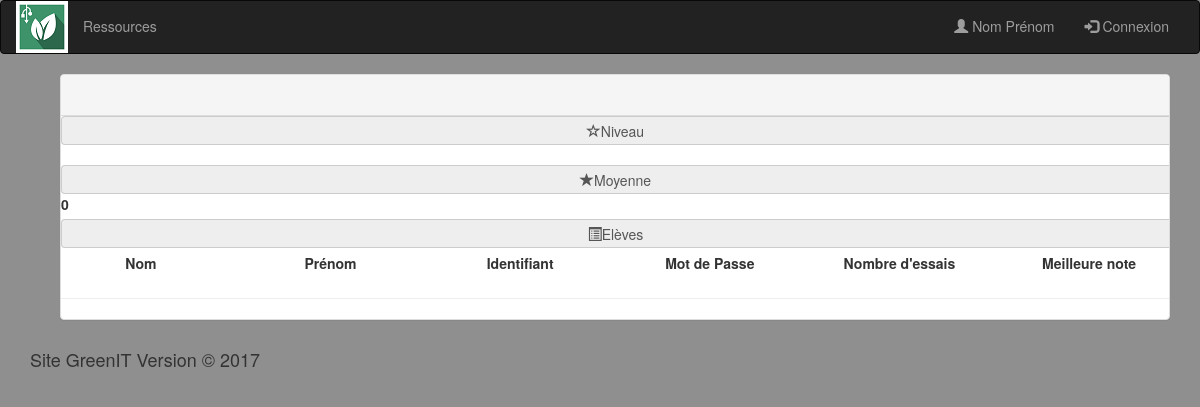
The app's page /Controler/viewClass.ctrl.php?idClasse=1BH1, older data.
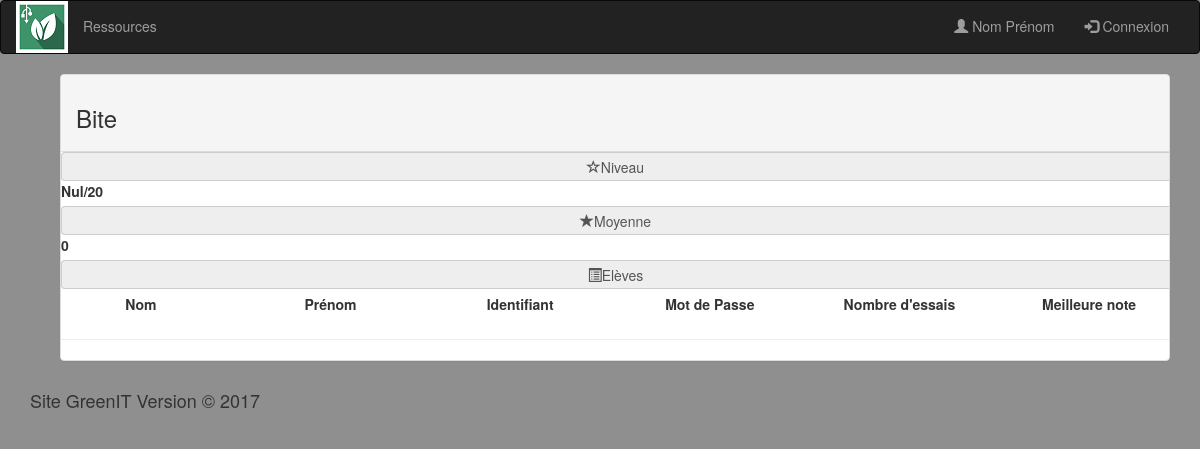
The same page, newer data.
### tables this page shows
CREATE TABLE "Classe" (
	`IdClasse`	TEXT NOT NULL UNIQUE,
	`IdProf`	INTEGER NOT NULL,
	`Niveau`	TEXT NOT NULL,
	`Nom`	TEXT NOT NULL UNIQUE,
	PRIMARY KEY(`IdClasse`,`IdProf`)
);

### Model/DAO/EleveDAO.class.php (called while the page is built, shortened)
<?php
class EleveDAO{
    private $db;
    function __construct($path){
        $database = 'sqlite:'.$path;
        try{
            $this->db = new PDO($database);
            $this->db->setAttribute(PDO::ATTR_ERRMODE, PDO::ERRMODE_WARNING );
        } catch (PDOException $error){
            die($error->getMessage());
        }
    }
    function getEleveFromIdClasse($idClasse){
        $query = "SELECT * FROM Eleve WHERE IdClasse='$idClasse'";
        $statement = $this->db->query($query);
        if($statement){
            $result = $statement->fetchAll();
            return $result;
        } else {
            die('Error reading on getClasseFromIdClasse():'+$statement);
        }
    }
}

### Model/DAO/ClasseDAO.class.php (called while the page is built, shortened)
<?php
class ClasseDAO{
    private $db;
    function __construct($path){
        $database = 'sqlite:'.$path;
        try{
            $this->db = new PDO($database);
            $this->db->setAttribute( PDO::ATTR_ERRMODE, PDO::ERRMODE_WARNING );
        } catch (PDOException $error){
            die($error->getMessage());
        }
    }
    function getClasseFromId($idClasse){
        $query = "SELECT * FROM Classe WHERE idClasse='$idClasse'";
        $statement = $this->db->query($query);
        if($statement){
            $result = $statement->fetchAll();
            return $result;
        } else {
            die('Error reading on getAllClasseProf():'+$statement);
        }
    }
}

### View/detailClasse.view.php (the view, shortened to what this page needs)
<?php
include("header.view.php");
?>
    <div class="container">
        <div class="container">
            <div class="classeProf col-xs-12">
                <div class="panel panel-default">
                    <div class="panel-heading">
                        <h3><?= $data['classe']['Nom']?></a></h3>
                    </div>
                    <div class="panel-primary">
                        <span class="input-group-addon"><i class="glyphicon glyphicon-star-empty"></i>Niveau </span>
                        <label class="text-center"><?= $data['classe']['Niveau']?></label>
                    </div>
                    <div class="panel-primary">
                        <span class="input-group-addon"><i class="glyphicon glyphicon-star"></i>Moyenne </span>
                        <label id="labelMoyenne" class="text-center">0</label>
                    </div>
                    <div class="panel-primary">
                        <span class="input-group-addon"><i class="glyphicon glyphicon-list-alt"></i>Elèves </span>
                        <div class="row m-b-xs m-t-xs">
                            <label class="text-center col-xs-2">Nom</label>
                            <label class="text-center col-xs-2">Prénom</label>
                            <label class="text-center col-xs-2">Identifiant</label>
                            <label class="text-center col-xs-2">Mot de Passe</label>
                            <label class="text-center col-xs-2">Nombre d'essais</label>
                            <label class="text-center col-xs-2">Meilleure note</label>
                        </div>
                        <hr>
                    </div>
                </div>
            </div>
        </div>
    </div>
<?php
include("footer.view.php");
?>

Row changes from the older to the newer data that the page shows:
added classe: Nom "Bite", Niveau "Nul/20"
